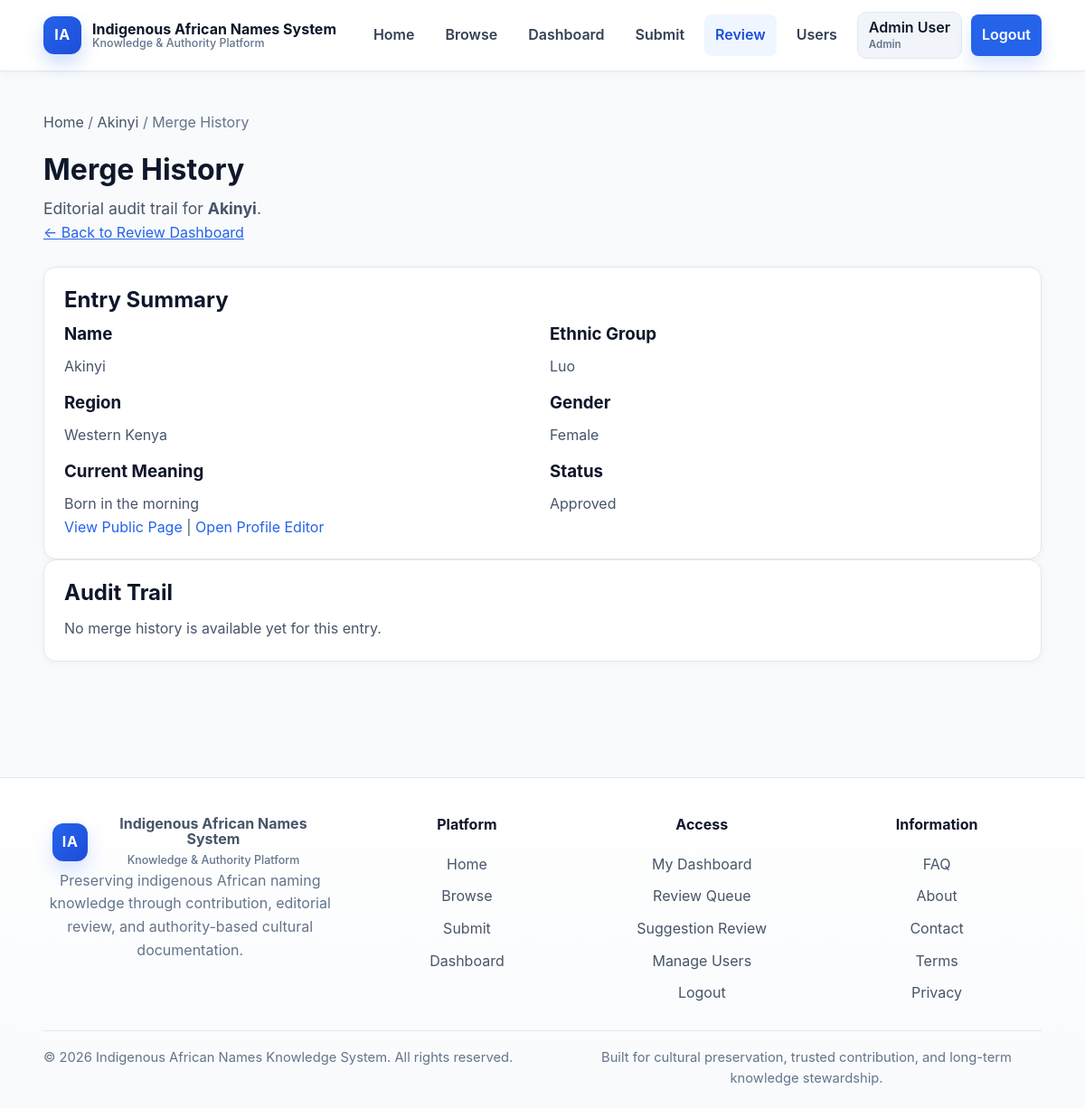
Screenshot of /merge-history.php?entry_id=1 (signed in) with the database file from the repository.
### tables this page shows
CREATE TABLE IF NOT EXISTS name_entries (
    id INT AUTO_INCREMENT PRIMARY KEY,
    name VARCHAR(150) NOT NULL,
    meaning TEXT NOT NULL,
    ethnic_group VARCHAR(150) NOT NULL,
    region VARCHAR(150) DEFAULT NULL,
    gender ENUM('male', 'female', 'unisex', 'other') DEFAULT 'unisex',
    naming_context VARCHAR(255) DEFAULT NULL,
    cultural_explanation TEXT,
    sources TEXT,
    status ENUM('pending', 'approved', 'rejected') NOT NULL DEFAULT 'pending',
    created_by INT DEFAULT NULL,
    created_at TIMESTAMP DEFAULT CURRENT_TIMESTAMP,
    updated_at TIMESTAMP DEFAULT CURRENT_TIMESTAMP ON UPDATE CURRENT_TIMESTAMP,
    CONSTRAINT fk_name_entries_user
        FOREIGN KEY (created_by) REFERENCES users(id)
        ON DELETE SET NULL
);

### public/merge-history.php (the view, shortened to what this page needs)
<?php
require_once __DIR__ . '/../includes/db.php';
$entryId = isset($_GET['entry_id']) ? (int)$_GET['entry_id'] : 0;
    ?>
    <?php
$entryStmt = $pdo->prepare("
    SELECT id, name, ethnic_group, region, gender, meaning, status
    FROM name_entries
    WHERE id = :id
    LIMIT 1
");
$entryStmt->execute([':id' => $entryId]);
$entry = $entryStmt->fetch();
    ?>
    <?php
$groupedLogs = [];
require_once __DIR__ . '/../includes/header.php';
?>
<main class="container page-section">
    <div class="breadcrumb">
        <a href="index.php">Home</a> /
        <a href="name.php?id=<?= (int)$entry['id'] ?>"><?= htmlspecialchars($entry['name']) ?></a> /
        <span>Merge History</span>
    </div>
    <section class="detail-hero">
        <h1>Merge History</h1>
        <p class="detail-meaning">
            Editorial audit trail for <strong><?= htmlspecialchars($entry['name']) ?></strong>.
        </p>
        <p>
            <a href="review-suggestions.php">← Back to Review Dashboard</a>
        </p>
    </section>
    <div class="detail-card">
        <h2>Entry Summary</h2>
        <div class="detail-grid">
            <div>
                <h3>Name</h3>
                <p><?= htmlspecialchars($entry['name']) ?></p>
            </div>
            <div>
                <h3>Ethnic Group</h3>
                <p><?= htmlspecialchars($entry['ethnic_group']) ?></p>
            </div>
            <div>
                <h3>Region</h3>
                <p><?= htmlspecialchars($entry['region'] ?: 'Not specified') ?></p>
            </div>
            <div>
                <h3>Gender</h3>
                <p><?= htmlspecialchars(ucfirst($entry['gender'])) ?></p>
            </div>
            <div>
                <h3>Current Meaning</h3>
                <p><?= htmlspecialchars($entry['meaning']) ?></p>
            </div>
            <div>
                <h3>Status</h3>
                <p><?= htmlspecialchars(ucfirst($entry['status'])) ?></p>
            </div>
        </div>
        <p>
            <a href="name.php?id=<?= (int)$entry['id'] ?>">View Public Page</a>
            |
            <a href="edit-profile.php?entry_id=<?= (int)$entry['id'] ?>">Open Profile Editor</a>
        </p>
    </div>
    <div class="detail-card">
        <h2>Audit Trail</h2>
        <?php if (empty($groupedLogs)): ?>
            <p>No merge history is available yet for this entry.</p>
        <?php endif; ?>
    </div>
</main>
<?php require_once __DIR__ . '/../includes/footer.php'; ?>

### public/assets/css/style.css (style rules this page uses)
* { box-sizing: border-box; margin: 0; padding: 0; }
:root { --bg: #f8fafc; --surface: #ffffff; --surface-muted: #f8fafc; --surface-soft: #f1f5f9; --border: #e2e8f0; --border-strong: #cbd5e1; --text: #0f172a; --text-soft: #475569; --text-muted: #64748b; --primary: #2563eb; --primary-dark: #1d4ed8; --success: #2e7d32; --danger: #c62828; --warning: #8d6e00; --shadow-sm: 0 2px 10px rgba(15, 23, 42, 0.04); --shadow-md: 0 12px 30px rgba(15, 23, 42, 0.08); --radius-sm: 8px; --radius-md: 12px; --radius-lg: 18px; --container: 1160px; }
html { scroll-behavior: smooth; }
body { font-family: -apple-system, BlinkMacSystemFont, "Segoe UI", Roboto, Arial, sans-serif; background: var(--bg); color: var(--text); line-height: 1.6; }
a { color: var(--primary); }
.container { width: min(92%, var(--container)); margin: 0 auto; }
h1, h2, h3, h4 { line-height: 1.2; color: var(--text); }
p { color: var(--text-soft); }
.page-section { padding: 44px 0 56px; }
section { margin-bottom: 64px; }
.breadcrumb { margin-bottom: 20px; color: var(--text-muted); }
.breadcrumb a { color: var(--text-soft); text-decoration: none; }
.detail-hero { margin-bottom: 24px; }
.detail-hero h1 { font-size: clamp(2rem, 2.5vw, 2.6rem); margin-bottom: 10px; }
.detail-meaning { font-size: 1.1rem; color: var(--text-soft); }
.filters-panel, .results-panel, .detail-card { background: var(--surface); border: 1px solid var(--border); border-radius: 14px; padding: 22px; box-shadow: var(--shadow-sm); }
.filters-panel h2, .results-panel h2, .detail-card h2, .detail-card h3 { margin-bottom: 12px; }
.detail-grid { display: grid; grid-template-columns: 1fr 1fr; gap: 16px; }
.review-links a, .detail-card a { text-decoration: none; }
section { margin-bottom: 84px; }

### rows the page displays
name_entries: name "Akinyi", ethnic_group "Luo", region "Western Kenya", gender "Female", meaning "Born in the morning", status "Approved"

### other values shown
currentUser()['full_name'] "Admin User"
currentUser()['role'] "Admin"
